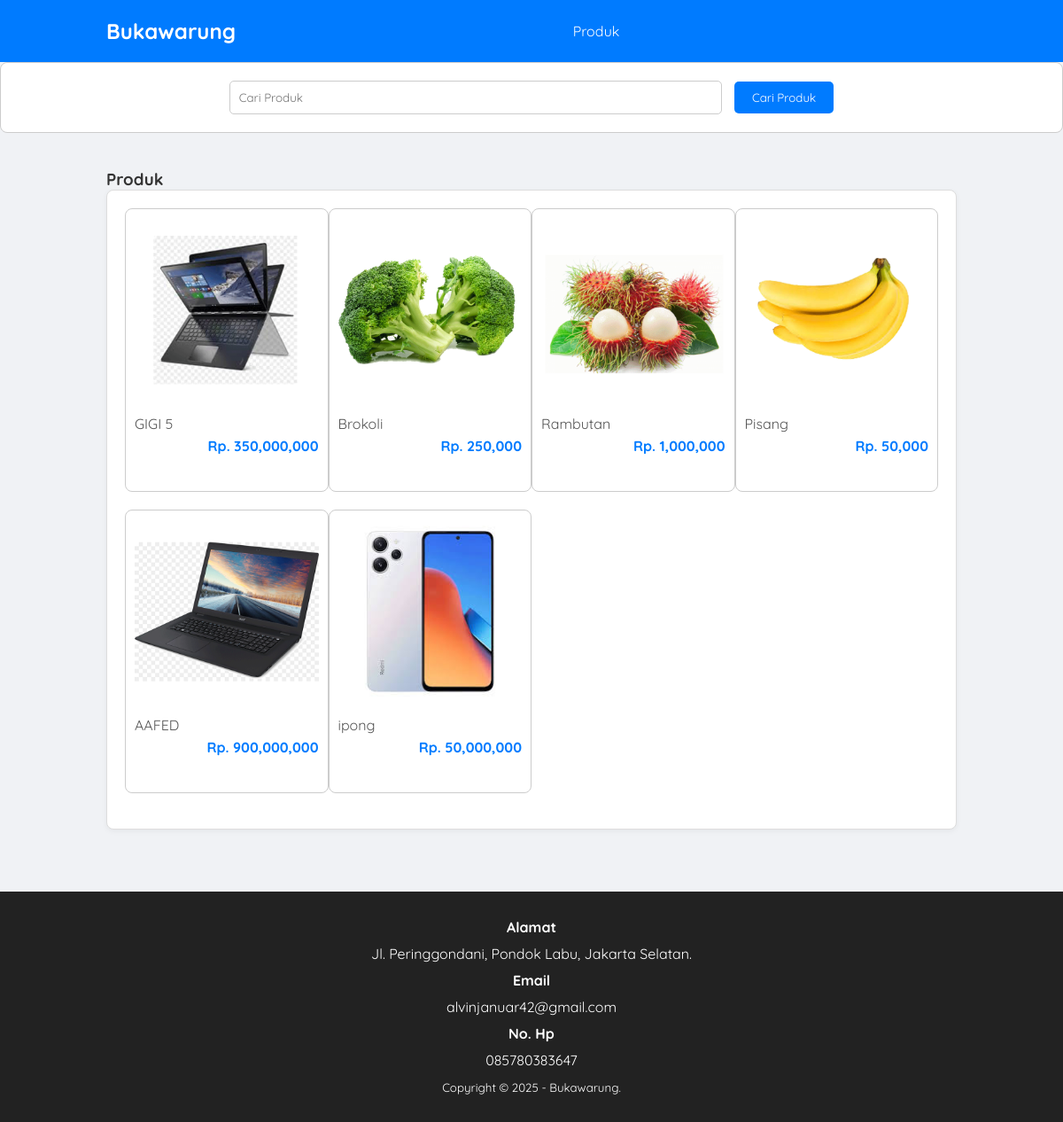
/produk.php, run on the app's committed database.
### tables this page shows
CREATE TABLE `tb_product` (
  `product_id` int(11) NOT NULL,
  `category_id` int(11) NOT NULL,
  `product_name` varchar(100) NOT NULL,
  `product_price` int(11) NOT NULL,
  `product_description` text NOT NULL,
  `product_image` varchar(100) NOT NULL,
  `product_status` tinyint(1) NOT NULL,
  `date_created` timestamp NOT NULL DEFAULT current_timestamp() ON UPDATE current_timestamp()
);

### produk.php (the view, shortened to what this page needs)
<?php
	include 'db.php';
	$kontak = mysqli_query($conn, "SELECT admin_telp, admin_email, admin_address FROM tb_admin WHERE admin_id = 1");
	$a = mysqli_fetch_object($kontak);
?>
<!DOCTYPE html>
<html>
<head>
	<link rel="stylesheet" type="text/css" href="style.css">
</head>
<body>
	<header>
		<div class="container">
			<h1><a href="index.php">Bukawarung</a></h1>
			<ul>
				<li><a href="produk.php">Produk</a></li>
			</ul>
		</div>
	</header>
	<div class="search">
		<div class="container">
			<form action="produk.php">
				<input type="text" name="search" placeholder="Cari Produk" value="<?php echo $_GET['search'] ?>">
				<input type="submit" name="cari" value="Cari Produk">
			</form>
		</div>
	</div>
	<div class="section">
		<div class="container">
			<h3>Produk</h3>
			<div class="box">
				<?php
					$produk = mysqli_query($conn, "SELECT * FROM tb_product WHERE product_status = 1 $where ORDER BY product_id DESC");
					if(mysqli_num_rows($produk) > 0){
						while($p = mysqli_fetch_array($produk)){
				?>
					<a href="detail-produk.php?id=<?php echo $p['product_id'] ?>">
						<div class="col-4">
							<img src="produk/<?php echo $p['product_image'] ?>">
							<p class="nama"><?php echo substr($p['product_name'], 0, 30) ?></p>
							<p class="harga">Rp. <?php echo number_format($p['product_price']) ?></p>
						</div>
					</a>
				<?php }}else{ ?>
					<p>Produk tidak ada</p>
				<?php } ?>
			</div>
		</div>
	</div>
	<div class="footer">
		<div class="container">
			<h4>Alamat</h4>
			<p><?php echo $a->admin_address ?></p>
			<h4>Email</h4>
			<p><?php echo $a->admin_email ?></p>
			<h4>No. Hp</h4>
			<p><?php echo $a->admin_telp ?></p>
			<small>Copyright &copy; 2025 - Bukawarung.</small>
		</div>
	</div>
</body>
</html>

### style.css (style rules this page uses)
* { margin: 0; padding: 0; box-sizing: border-box; font-family: 'Quicksand', sans-serif; }
body { background-color: #f0f2f5; color: #333; }
a { color: inherit; text-decoration: none; transition: color 0.3s ease; }
header { background-color: #007BFF; color: #fff; padding: 15px 0; }
header .container { display: flex; justify-content: space-between; align-items: center; }
header h1 { font-size: 24px; }
header ul { list-style: none; display: flex; gap: 15px; }
header ul li a { display: block; padding: 10px 15px; border-radius: 5px; transition: background-color 0.3s ease; }
.container { width: 80%; max-width: 1200px; margin: 0 auto; }
.section { padding: 40px 0; }
.box { background-color: #fff; border: 1px solid #ddd; padding: 20px; border-radius: 8px; margin-bottom: 30px; box-shadow: 0 2px 6px rgba(0,0,0,0.05); }
.search { background-color: #fff; border: 1px solid #ccc; border-radius: 8px; text-align: center; padding: 20px; }
.search input[type="text"] { width: 60%; padding: 10px; border: 1px solid #ccc; border-radius: 5px; }
.search input[type="submit"] { padding: 10px 20px; background-color: #007BFF; color: #fff; border: none; border-radius: 5px; cursor: pointer; margin-left: 10px; transition: background-color 0.3s ease; }
.col-5, .col-4, .col-2 { float: left; padding: 10px; }
.col-4 { width: 25%; min-height: 320px; border: 1px solid #ccc; border-radius: 8px; margin-bottom: 20px; transition: box-shadow 0.3s ease; }
.col-4 img { width: 100%; border-radius: 6px; }
.col-4 .nama { color: #555; margin: 10px 0 5px 0; }
.col-4 .harga { font-weight: bold; color: #007BFF; float: right; }
.footer { background-color: #222; color: #fff; text-align: center; padding: 30px 10px; }
.footer p, .footer small { margin: 10px 0; }
.container::after, .box::after { content: ''; display: block; clear: both; }

### data on the page
tb_product: product_image (picture), product_name "GIGI 5", product_price "350,000,000"
tb_product: product_image (picture), product_name "Brokoli", product_price "250,000"
tb_product: product_image (picture), product_name "Rambutan", product_price "1,000,000"
tb_product: product_image (picture), product_name "Pisang", product_price "50,000"
tb_product: product_image (picture), product_name "AAFED", product_price "900,000,000"
tb_product: product_image (picture), product_name "ipong", product_price "50,000,000"

### other printed values
$a->admin_address "Jl. Peringgondani, Pondok Labu, Jakarta Selatan."
$a->admin_email "alvinjanuar42@gmail.com"
$a->admin_telp "085780383647"
